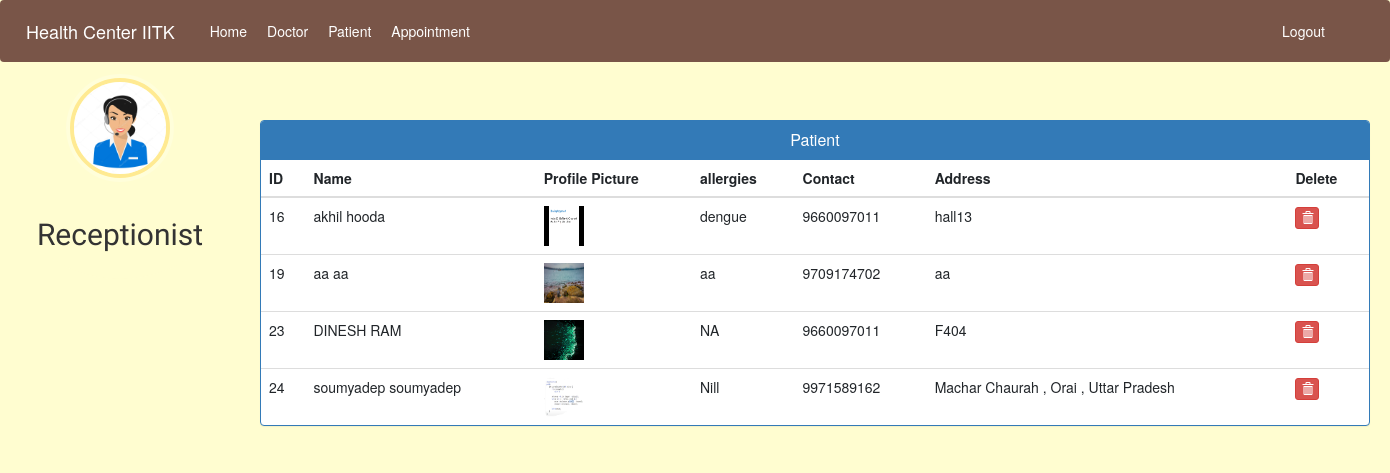
Page /admin-view-patient (signed in) on the committed database.
### hospital/models.py (models this page shows, shortened)
class Patient(models.Model):
    user = models.OneToOneField(User, on_delete=models.CASCADE)
    profile_pic = models.ImageField(
        upload_to='profile_pic/PatientProfilePic/', default='../static/images/error.jpg', null=True, blank=True)
    address = models.CharField(max_length=40)
    mobile = models.CharField(max_length=20, null=False)
    symptoms = models.CharField(max_length=100, null=False)
    assignedDoctorId = models.PositiveIntegerField(null=True)
    admitDate = models.DateField(auto_now=True)
    status = models.BooleanField(default=False)
    @property
    def get_name(self):
        return self.user.first_name+" "+self.user.last_name
    @property
    def get_id(self):
        return self.user.id

### hospital/views.py (the view)
# urls.py: path('admin-view-patient', views.admin_view_patient_view,
@login_required(login_url='adminlogin')
@user_passes_test(is_admin)
def admin_view_patient_view(request):
    patients = models.Patient.objects.all().filter(status=True)
    return render(request, 'hospital/admin_view_patient.html', {'patients': patients})

### hospital/views.py (called while the page is built)
def is_admin(user):
    return user.groups.filter(name='ADMIN').exists()

### templates/hospital/admin_view_patient.html (shortened to what this page needs)
{% extends 'hospital/admin_base.html' %}
{% block content %}
{%load static%}
<head>
  <link href="//netdna.bootstrapcdn.com/bootstrap/3.0.0/css/bootstrap.min.css" rel="stylesheet" id="bootstrap-css">
</head>
<div class="container">
  <br/>
  <br/>
  <br/>
  <br/>
  <div class="panel panel-primary">
    <div class="panel-heading">
      <h6 class="panel-title">Patient</h6>
    </div>
    <table class="table table-hover" id="dev-table">
      <thead>
        <tr>
          <th>ID</th>
          <th>Name</th>
          <th>Profile Picture</th>
          <th>allergies</th>
          <th>Contact</th>
          <th>Address</th>
          <th>Delete</th>
        </tr>
      </thead>
      {% for p in patients %}
      <tr>
        <td> {{p.get_id}}</td>
        <td> {{p.get_name}}</td>
        <td> <img src="{% static p.profile_pic.url %}" alt="Profile Pic" height="40px" width="40px" /></td>
        <td>{{p.symptoms}}</td>
        <td>{{p.mobile}}</td>
        <td>{{p.address}}</td>
        <td><a class="btn btn-danger btn-xs" href="{% url 'delete-patient-from-hospital' p.id  %}"><span
              class="glyphicon glyphicon-trash"></span></a></td>
      </tr>
      {% endfor %}
    </table>
  </div>
</div>
{% endblock content %}

### static/style.css (style rules this page uses)
body { padding-left: 240px; }

### templates/hospital/admin_base.html (style rules this page uses)
a:link { text-decoration: none; }
a { color: rgb(202, 35, 35); }
body { background-color: rgb(255, 253, 208); font-family: 'Work Sans', sans-serif; }

### templates/hospital/admin_view_patient.html (style rules this page uses)
a:link { text-decoration: none; }
h6 { text-align: center; }

### rows in the picture
Patient: get_id "16", get_name "akhil hooda", profile_pic (picture), symptoms "dengue", mobile "9660097011", address "hall13"
Patient: get_id "19", get_name "aa aa", profile_pic (picture), symptoms "aa", mobile "9709174702", address "aa"
Patient: get_id "23", get_name "DINESH RAM", profile_pic (picture), symptoms "NA", mobile "9660097011", address "F404"
Patient: get_id "24", get_name "soumyadep soumyadep", profile_pic (picture), symptoms "Nill", mobile "9971589162", address "Machar Chaurah , Orai , Uttar Pradesh"
